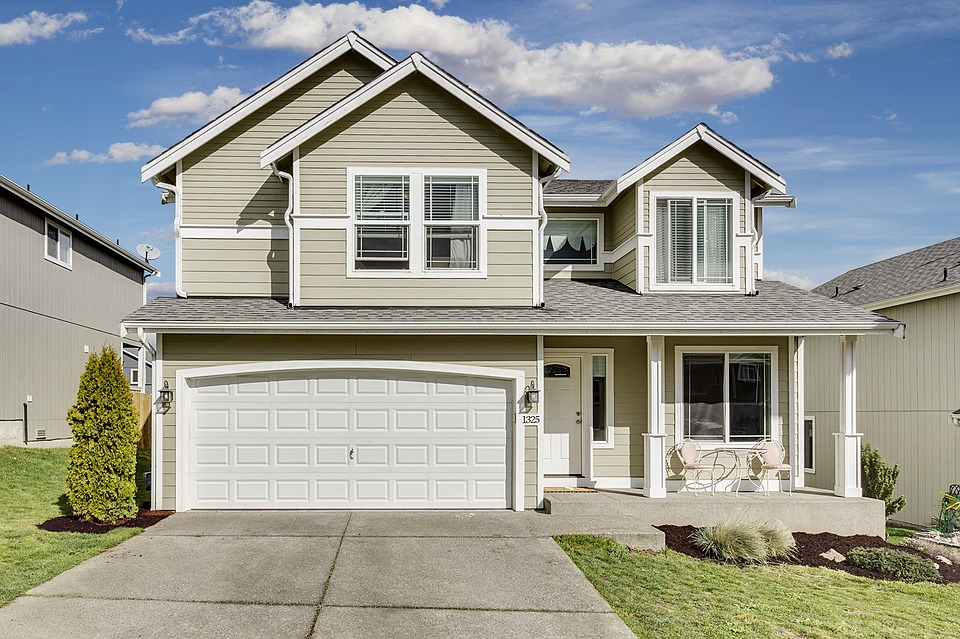
#> input picture 알짜배기 예제로 배우는 OpenCV/Chapter_10/house.png, 960 x 639 px
$ python code_10-14.py
#> lines starting #> are read from the running program, lines starting #| are printed output that depends on the picture
import cv2

img_gray = cv2.imread('house.png', cv2.IMREAD_GRAYSCALE)
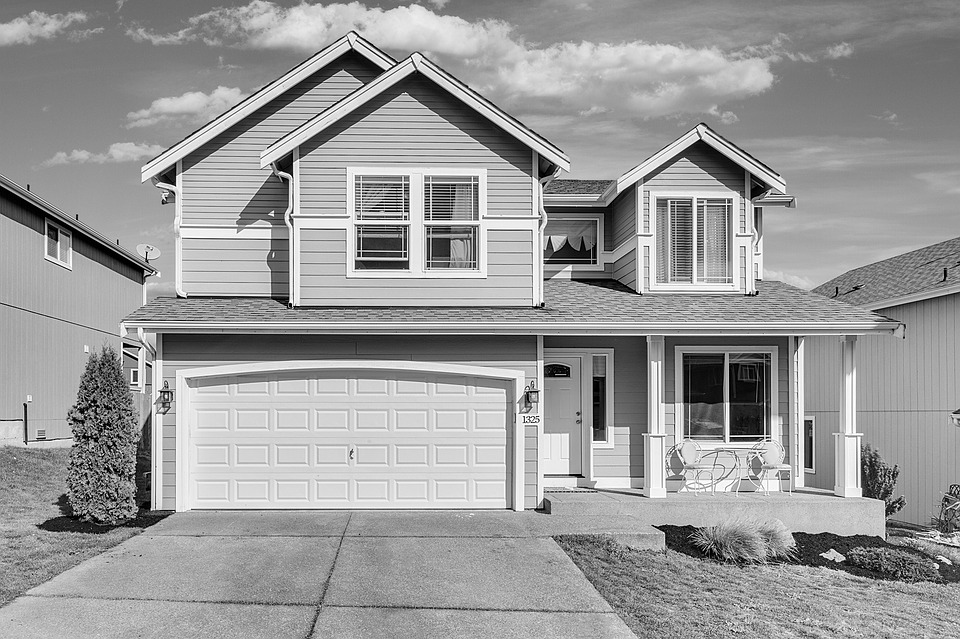
#> img_gray: shape (639, 960); min 0, max 255, mean 153.5
cv2.imshow('Original', img_gray)

# 블러링을 적용한 후, 캐니 에지 디텍터를 적용합니다.
img_gray = cv2.blur(img_gray, (3,3))
# 보통 첫 번째 임계값의 2~3배로 두 번째 임계값을 정합니다.
img_canny = cv2.Canny(img_gray, 50, 150)
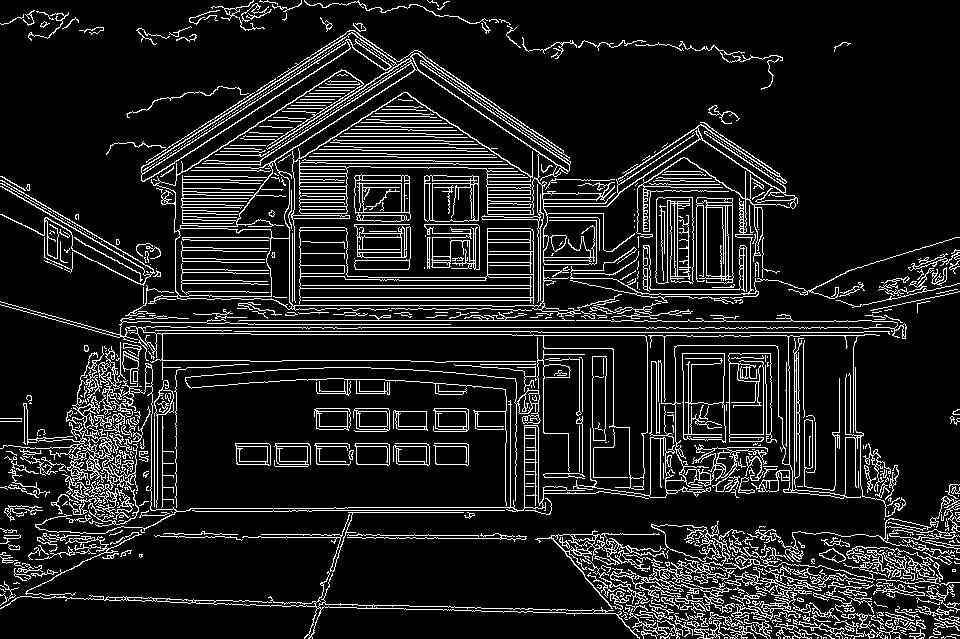
#> img_canny: shape (639, 960); 11.9% white in thin lines or dots
cv2.imshow('Canny Edge', img_canny)

cv2.waitKey(0)
cv2.destroyAllWindows()
